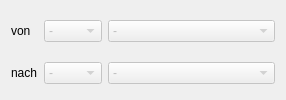
            <widget class="QWidget" name="toolBoxPageFahrt1" native="true">
             <attribute name="label">
              <string>Fahrt 1</string>
             </attribute>
             <layout class="QGridLayout" name="gridLayout_3">
              <property name="topMargin">
               <number>6</number>
              </property>
              <property name="bottomMargin">
               <number>0</number>
              </property>
              <property name="spacing">
               <number>6</number>
              </property>
              <item row="1" column="0">
               <widget class="QLabel" name="labelF1Bis">
                <property name="text">
                 <string>nach</string>
                </property>
               </widget>
              </item>
              <item row="1" column="2">
               <widget class="QComboBox" name="comboEnde1Hp">
                <property name="enabled">
                 <bool>false</bool>
                </property>
                <property name="currentIndex">
                 <number>11</number>
                </property>
                <item>
                 <property name="text">
                  <string>Ottweiler</string>
                 </property>
                </item>
                <item>
                 <property name="text">
                  <string>Ottweiler-Wingertsweiher</string>
                 </property>
                </item>
                <item>
                 <property name="text">
                  <string>Fürth (Ostertal)</string>
                 </property>
                </item>
                <item>
                 <property name="text">
                  <string>Dörrenbach</string>
                 </property>
                </item>
                <item>
                 <property name="text">
                  <string>Werschweiler</string>
                 </property>
                </item>
                <item>
                 <property name="text">
                  <string>Niederkirchen</string>
                 </property>
                </item>
                <item>
                 <property name="text">
                  <string>Marth</string>
                 </property>
                </item>
                <item>
                 <property name="text">
                  <string>Osterbrücken</string>
                 </property>
                </item>
                <item>
                 <property name="text">
                  <string>Haupersweiler</string>
                 </property>
                </item>
                <item>
                 <property name="text">
                  <string>Oberkirchen (Süd)</string>
                 </property>
                </item>
                <item>
                 <property name="text">
                  <string>Schwarzerden</string>
                 </property>
                </item>
                <item>
                 <property name="text">
                  <string>-</string>
                 </property>
                </item>
               </widget>
              </item>
              <item row="1" column="1">
               <widget class="QComboBox" name="comboEnde1Zug">
                <property name="enabled">
                 <bool>false</bool>
                </property>
                <property name="currentIndex">
                 <number>0</number>
                </property>
                <item>
                 <property name="text">
                  <string>-</string>
                 </property>
                </item>
                <item>
                 <property name="text">
                  <string>2201</string>
                 </property>
                </item>
                <item>
                 <property name="text">
                  <string>2202</string>
                 </property>
                </item>
                <item>
                 <property name="text">
                  <string>2203</string>
                 </property>
                </item>
                <item>
                 <property name="text">
                  <string>2204</string>
                 </property>
                </item>
                <item>
                 <property name="text">
                  <string>2205</string>
                 </property>
                </item>
                <item>
                 <property name="text">
                  <string>2206</string>
                 </property>
                </item>
               </widget>
              </item>
              <item row="0" column="1">
               <widget class="QComboBox" name="comboStart1Zug">
                <property name="enabled">
                 <bool>false</bool>
                </property>
                <property name="currentIndex">
                 <number>0</number>
                </property>
                <item>
                 <property name="text">
                  <string>-</string>
                 </property>
                </item>
                <item>
                 <property name="text">
                  <string>2201</string>
                 </property>
                </item>
                <item>
                 <property name="text">
                  <string>2202</string>
                 </property>
                </item>
                <item>
                 <property name="text">
                  <string>2203</string>
                 </property>
                </item>
                <item>
                 <property name="text">
                  <string>2204</string>
                 </property>
                </item>
                <item>
                 <property name="text">
                  <string>2205</string>
                 </property>
                </item>
                <item>
                 <property name="text">
                  <string>2206</string>
                 </property>
                </item>
               </widget>
              </item>
              <item row="0" column="0">
               <widget class="QLabel" name="labelF1Von">
                <property name="text">
                 <string>von</string>
                </property>
               </widget>
              </item>
              <item row="0" column="2">
               <widget class="QComboBox" name="comboStart1Hp">
                <property name="enabled">
                 <bool>false</bool>
                </property>
                <property name="currentIndex">
                 <number>11</number>
                </property>
                <item>
                 <property name="text">
                  <string>Ottweiler</string>
                 </property>
                </item>
                <item>
                 <property name="text">
                  <string>Ottweiler-Wingertsweiher</string>
                 </property>
                </item>
                <item>
                 <property name="text">
                  <string>Fürth (Ostertal)</string>
                 </property>
                </item>
                <item>
                 <property name="text">
                  <string>Dörrenbach</string>
                 </property>
                </item>
                <item>
                 <property name="text">
                  <string>Werschweiler</string>
                 </property>
                </item>
                <item>
                 <property name="text">
                  <string>Niederkirchen</string>
                 </property>
                </item>
                <item>
                 <property name="text">
                  <string>Marth</string>
                 </property>
                </item>
                <item>
                 <property name="text">
                  <string>Osterbrücken</string>
                 </property>
                </item>
                <item>
                 <property name="text">
                  <string>Haupersweiler</string>
                 </property>
                </item>
                <item>
                 <property name="text">
                  <string>Oberkirchen (Süd)</string>
                 </property>
                </item>
                <item>
                 <property name="text">
                  <string>Schwarzerden</string>
                 </property>
                </item>
                <item>
                 <property name="text">
                  <string>-</string>
                 </property>
                </item>
               </widget>
              </item>
             </layout>
            </widget>
